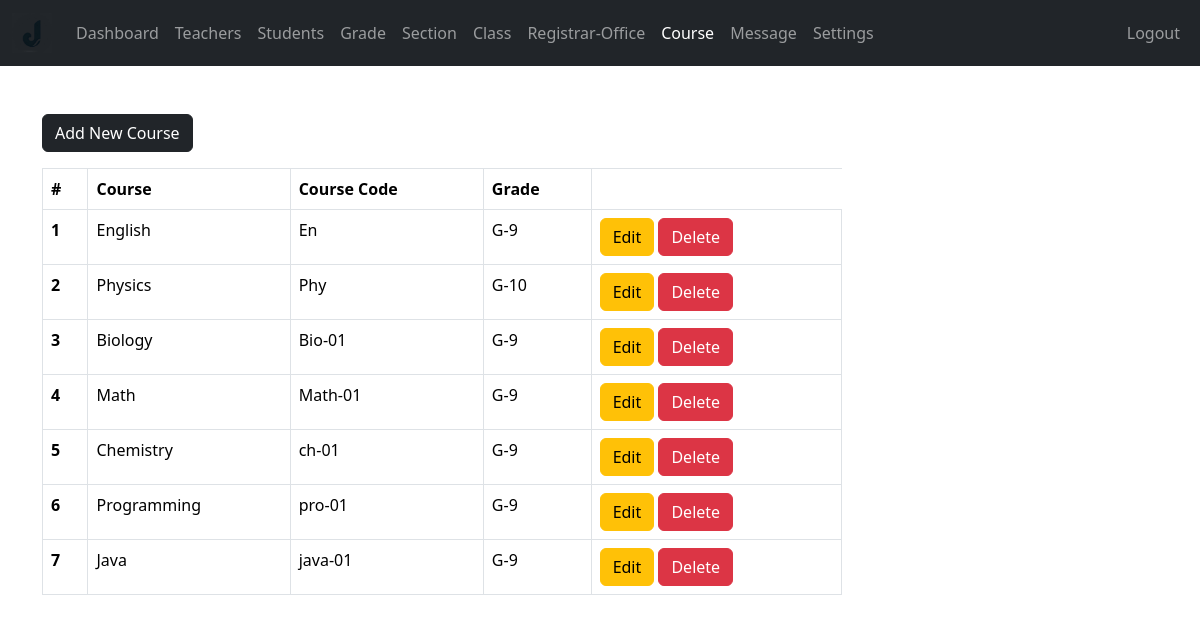
Page /admin/course.php (signed in) on the committed database.
### tables this page shows
CREATE TABLE IF NOT EXISTS `subjects` (
  `subject_id` int NOT NULL AUTO_INCREMENT,
  `subject` varchar(31) NOT NULL,
  `subject_code` varchar(31) NOT NULL,
  `grade` int NOT NULL,
  PRIMARY KEY (`subject_id`)
);

CREATE TABLE IF NOT EXISTS `grades` (
  `grade_id` int NOT NULL AUTO_INCREMENT,
  `grade` varchar(31) NOT NULL,
  `grade_code` varchar(7) NOT NULL,
  PRIMARY KEY (`grade_id`)
);

### admin/data/subject.php (called while the page is built, shortened)
<?php
function getAllSubjects($conn){
   $sql = "SELECT * FROM subjects";
   $stmt = $conn->prepare($sql);
   $stmt->execute();
   if ($stmt->rowCount() >= 1) {
     $subjects = $stmt->fetchAll();
     return $subjects;
   }else {
   	return 0;
   }
}
 ?>

### admin/data/grade.php (called while the page is built, shortened)
<?php
function getGradeById($grade_id, $conn){
   $sql = "SELECT * FROM grades
           WHERE grade_id=?";
   $stmt = $conn->prepare($sql);
   $stmt->execute([$grade_id]);
   if ($stmt->rowCount() == 1) {
     $grade = $stmt->fetch();
     return $grade;
   }else {
    return 0;
   }
}

### admin/course.php (the view, shortened to what this page needs)
<?php
if (isset($_SESSION['admin_id']) &&
    isset($_SESSION['role'])) {
    if ($_SESSION['role'] == 'Admin') {
       include "../DB_connection.php";
       include "data/subject.php";
       include "data/grade.php";
       $courses = getAllSubjects($conn);
 ?>
<!DOCTYPE html>
<html lang="en">
<head>
	<link rel="stylesheet" href="../css/bootstrap.min.css">
	<link rel="stylesheet" href="../css/style.css">
  <link rel="stylesheet" href="https://cdnjs.cloudflare.com/ajax/libs/font-awesome/4.7.0/css/font-awesome.min.css">
</head>
<body>
    <?php
        include "inc/navbar.php";
        if ($courses != 0) {
     ?>
     <div class="container mt-5">
        <a href="course-add.php"
           class="btn btn-dark">Add New Course</a>
           <div class="table-responsive">
              <table class="table table-bordered mt-3 n-table">
                <thead>
                  <tr>
                    <th scope="col">#</th>
                    <th scope="col">Course</th>
                    <th scope="col">Course Code</th>
                    <th scope="col">Grade</th>
                  </tr>
                </thead>
                <tbody>
                  <?php $i = 0; foreach ($courses as $course ) {
                    $i++;  ?>
                  <tr>
                    <th scope="row"><?=$i?></th>
                    <td>
                      <?php
                          echo $course['subject'];
                       ?>
                    </td>
                    <td>
                      <?php
                          echo $course['subject_code'];
                       ?>
                    </td>
                    <td>
                      <?php
                          $grade = getGradeById($course['grade'], $conn);
                          echo $grade['grade_code'].'-'.$grade['grade'];
                       ?>
                    </td>
                    <td>
                        <a href="course-edit.php?course_id=<?=$course['subject_id']?>"
                           class="btn btn-warning">Edit</a>
                        <a href="course-delete.php?course_id=<?=$course['subject_id']?>"
                           class="btn btn-danger">Delete</a>
                    </td>
                  </tr>
                <?php } ?>
                </tbody>
              </table>
           </div>
         <?php } ?>
     </div>
</body>
</html>
<?php
  }else {
    header("Location: ../login.php");
    exit;
  }
}else {
	header("Location: ../login.php");
	exit;
}
?>

### css/style.css (style rules this page uses)
.n-table { max-width: 800px; }

### rows in the picture
subjects: subject "English", subject_code "En", grades.grade_code "G", grades.grade "9"
subjects: subject "Physics", subject_code "Phy", grades.grade_code "G", grades.grade "10"
subjects: subject "Biology", subject_code "Bio-01", grades.grade_code "G", grades.grade "9"
subjects: subject "Math", subject_code "Math-01", grades.grade_code "G", grades.grade "9"
subjects: subject "Chemistry", subject_code "ch-01", grades.grade_code "G", grades.grade "9"
subjects: subject "Programming", subject_code "pro-01", grades.grade_code "G", grades.grade "9"
subjects: subject "Java", subject_code "java-01", grades.grade_code "G", grades.grade "9"
